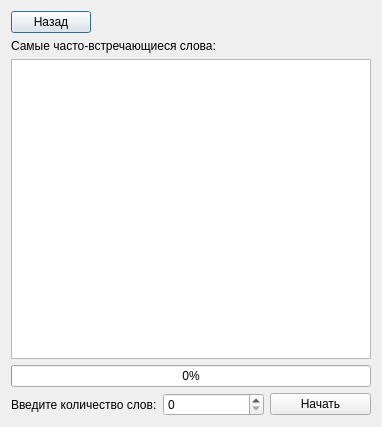
<?xml version="1.0" encoding="UTF-8"?>
<ui version="4.0">
 <class>TextAnalysis</class>
 <widget class="QDialog" name="TextAnalysis">
  <property name="geometry">
   <rect>
    <x>0</x>
    <y>0</y>
    <width>382</width>
    <height>427</height>
   </rect>
  </property>
  <property name="windowTitle">
   <string>Dialog</string>
  </property>
  <layout class="QVBoxLayout" name="verticalLayout">
   <item>
    <layout class="QHBoxLayout" name="horizontalLayout_2">
     <item>
      <widget class="QPushButton" name="pushButton_2">
       <property name="text">
        <string>Назад</string>
       </property>
      </widget>
     </item>
     <item>
      <spacer name="horizontalSpacer">
       <property name="orientation">
        <enum>Qt::Horizontal</enum>
       </property>
       <property name="sizeHint" stdset="0">
        <size>
         <width>40</width>
         <height>20</height>
        </size>
       </property>
      </spacer>
     </item>
    </layout>
   </item>
   <item>
    <widget class="QLabel" name="label_2">
     <property name="text">
      <string>Самые часто-встречающиеся слова:</string>
     </property>
    </widget>
   </item>
   <item>
    <widget class="QTableWidget" name="tableWidget">
     <property name="gridStyle">
      <enum>Qt::SolidLine</enum>
     </property>
     <property name="columnCount">
      <number>0</number>
     </property>
    </widget>
   </item>
   <item>
    <widget class="QProgressBar" name="progressBar">
     <property name="value">
      <number>0</number>
     </property>
    </widget>
   </item>
   <item>
    <layout class="QHBoxLayout" name="horizontalLayout">
     <item>
      <widget class="QLabel" name="label">
       <property name="text">
        <string>Введите количество слов:</string>
       </property>
      </widget>
     </item>
     <item>
      <widget class="QSpinBox" name="spinBox"/>
     </item>
     <item>
      <widget class="QPushButton" name="pushButton">
       <property name="text">
        <string>Начать</string>
       </property>
      </widget>
     </item>
    </layout>
   </item>
  </layout>
 </widget>
 <resources/>
 <connections/>
</ui>
